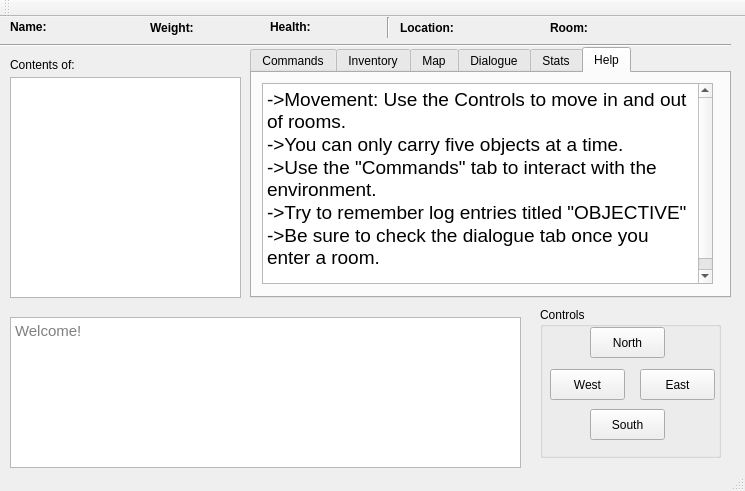
<?xml version="1.0" encoding="UTF-8"?>
<ui version="4.0">
 <class>MainWindow</class>
 <widget class="QMainWindow" name="MainWindow">
  <property name="geometry">
   <rect>
    <x>0</x>
    <y>0</y>
    <width>745</width>
    <height>491</height>
   </rect>
  </property>
  <property name="windowTitle">
   <string>MainWindow</string>
  </property>
  <widget class="QWidget" name="centralWidget">
   <widget class="QTabWidget" name="PlayerFolder">
    <property name="geometry">
     <rect>
      <x>250</x>
      <y>30</y>
      <width>481</width>
      <height>251</height>
     </rect>
    </property>
    <property name="font">
     <font>
      <pointsize>9</pointsize>
     </font>
    </property>
    <property name="autoFillBackground">
     <bool>true</bool>
    </property>
    <property name="currentIndex">
     <number>5</number>
    </property>
    <property name="documentMode">
     <bool>false</bool>
    </property>
    <property name="tabsClosable">
     <bool>false</bool>
    </property>
    <property name="movable">
     <bool>false</bool>
    </property>
    <widget class="QWidget" name="Commands">
     <attribute name="title">
      <string>Commands</string>
     </attribute>
     <widget class="QGroupBox" name="groupBox1">
      <property name="geometry">
       <rect>
        <x>10</x>
        <y>10</y>
        <width>451</width>
        <height>201</height>
       </rect>
      </property>
      <property name="title">
       <string/>
      </property>
      <widget class="QWidget" name="gridLayoutWidget">
       <property name="geometry">
        <rect>
         <x>-1</x>
         <y>9</y>
         <width>451</width>
         <height>191</height>
        </rect>
       </property>
       <layout class="QGridLayout" name="commandButtonBox"/>
      </widget>
     </widget>
    </widget>
    <widget class="QWidget" name="Inventory">
     <attribute name="title">
      <string>Inventory</string>
     </attribute>
     <widget class="QListWidget" name="inventoryList">
      <property name="geometry">
       <rect>
        <x>10</x>
        <y>10</y>
        <width>451</width>
        <height>171</height>
       </rect>
      </property>
      <property name="font">
       <font>
        <pointsize>13</pointsize>
       </font>
      </property>
     </widget>
     <widget class="QPushButton" name="dropItemButton">
      <property name="geometry">
       <rect>
        <x>10</x>
        <y>190</y>
        <width>451</width>
        <height>31</height>
       </rect>
      </property>
      <property name="text">
       <string>Drop Item</string>
      </property>
     </widget>
    </widget>
    <widget class="QWidget" name="Map">
     <attribute name="title">
      <string>Map</string>
     </attribute>
     <widget class="QLabel" name="mapDisplay">
      <property name="geometry">
       <rect>
        <x>10</x>
        <y>10</y>
        <width>451</width>
        <height>201</height>
       </rect>
      </property>
      <property name="text">
       <string/>
      </property>
      <property name="scaledContents">
       <bool>true</bool>
      </property>
     </widget>
    </widget>
    <widget class="QWidget" name="Dialogue">
     <attribute name="title">
      <string>Dialogue</string>
     </attribute>
     <widget class="QLabel" name="speakerLabel">
      <property name="geometry">
       <rect>
        <x>10</x>
        <y>10</y>
        <width>191</width>
        <height>21</height>
       </rect>
      </property>
      <property name="font">
       <font>
        <pointsize>10</pointsize>
       </font>
      </property>
      <property name="text">
       <string>TextLabel</string>
      </property>
     </widget>
     <widget class="QTextBrowser" name="dialogueDisplay">
      <property name="geometry">
       <rect>
        <x>10</x>
        <y>30</y>
        <width>451</width>
        <height>181</height>
       </rect>
      </property>
      <property name="font">
       <font>
        <pointsize>12</pointsize>
       </font>
      </property>
     </widget>
    </widget>
    <widget class="QWidget" name="Stats">
     <attribute name="title">
      <string>Stats</string>
     </attribute>
     <widget class="QTextBrowser" name="statDisplay">
      <property name="geometry">
       <rect>
        <x>10</x>
        <y>10</y>
        <width>451</width>
        <height>201</height>
       </rect>
      </property>
      <property name="font">
       <font>
        <pointsize>12</pointsize>
       </font>
      </property>
     </widget>
    </widget>
    <widget class="QWidget" name="tab">
     <attribute name="title">
      <string>Help</string>
     </attribute>
     <widget class="QTextBrowser" name="textBrowser">
      <property name="geometry">
       <rect>
        <x>10</x>
        <y>10</y>
        <width>451</width>
        <height>201</height>
       </rect>
      </property>
      <property name="html">
       <string>&lt;!DOCTYPE HTML PUBLIC &quot;-//W3C//DTD HTML 4.0//EN&quot; &quot;http://www.w3.org/TR/REC-html40/strict.dtd&quot;&gt;
&lt;html&gt;&lt;head&gt;&lt;meta name=&quot;qrichtext&quot; content=&quot;1&quot; /&gt;&lt;style type=&quot;text/css&quot;&gt;
p, li { white-space: pre-wrap; }
&lt;/style&gt;&lt;/head&gt;&lt;body style=&quot; font-family:'MS Shell Dlg 2'; font-size:9pt; font-weight:400; font-style:normal;&quot;&gt;
&lt;p style=&quot; margin-top:0px; margin-bottom:0px; margin-left:0px; margin-right:0px; -qt-block-indent:0; text-indent:0px;&quot;&gt;&lt;span style=&quot; font-size:14pt;&quot;&gt;-&amp;gt;Movement: Use the Controls to move in and out of rooms.&lt;/span&gt;&lt;/p&gt;
&lt;p style=&quot; margin-top:0px; margin-bottom:0px; margin-left:0px; margin-right:0px; -qt-block-indent:0; text-indent:0px;&quot;&gt;&lt;span style=&quot; font-size:14pt;&quot;&gt;-&amp;gt;You can only carry five objects at a time.&lt;/span&gt;&lt;/p&gt;
&lt;p style=&quot; margin-top:0px; margin-bottom:0px; margin-left:0px; margin-right:0px; -qt-block-indent:0; text-indent:0px;&quot;&gt;&lt;span style=&quot; font-size:14pt;&quot;&gt;-&amp;gt;Use the &amp;quot;Commands&amp;quot; tab to interact with the environment.&lt;/span&gt;&lt;/p&gt;
&lt;p style=&quot; margin-top:0px; margin-bottom:0px; margin-left:0px; margin-right:0px; -qt-block-indent:0; text-indent:0px;&quot;&gt;&lt;span style=&quot; font-size:14pt;&quot;&gt;-&amp;gt;Try to remember log entries titled &amp;quot;OBJECTIVE&amp;quot;&lt;/span&gt;&lt;/p&gt;
&lt;p style=&quot; margin-top:0px; margin-bottom:0px; margin-left:0px; margin-right:0px; -qt-block-indent:0; text-indent:0px;&quot;&gt;&lt;span style=&quot; font-size:14pt;&quot;&gt;-&amp;gt;Be sure to check the dialogue tab once you enter a room.&lt;/span&gt;&lt;/p&gt;
&lt;p style=&quot;-qt-paragraph-type:empty; margin-top:0px; margin-bottom:0px; margin-left:0px; margin-right:0px; -qt-block-indent:0; text-indent:0px; font-size:14pt;&quot;&gt;&lt;br /&gt;&lt;/p&gt;&lt;/body&gt;&lt;/html&gt;</string>
      </property>
     </widget>
    </widget>
   </widget>
   <widget class="QListWidget" name="roomContentsList">
    <property name="geometry">
     <rect>
      <x>10</x>
      <y>60</y>
      <width>231</width>
      <height>221</height>
     </rect>
    </property>
    <property name="font">
     <font>
      <pointsize>13</pointsize>
     </font>
    </property>
   </widget>
   <widget class="QLabel" name="locationLabel">
    <property name="geometry">
     <rect>
      <x>400</x>
      <y>0</y>
      <width>151</width>
      <height>21</height>
     </rect>
    </property>
    <property name="font">
     <font>
      <pointsize>9</pointsize>
      <weight>75</weight>
      <bold>true</bold>
     </font>
    </property>
    <property name="text">
     <string>Location:</string>
    </property>
   </widget>
   <widget class="QLabel" name="nameLabel">
    <property name="geometry">
     <rect>
      <x>10</x>
      <y>0</y>
      <width>81</width>
      <height>20</height>
     </rect>
    </property>
    <property name="font">
     <font>
      <pointsize>9</pointsize>
      <weight>75</weight>
      <bold>true</bold>
     </font>
    </property>
    <property name="text">
     <string>Name: </string>
    </property>
   </widget>
   <widget class="Line" name="line">
    <property name="geometry">
     <rect>
      <x>0</x>
      <y>20</y>
      <width>731</width>
      <height>16</height>
     </rect>
    </property>
    <property name="orientation">
     <enum>Qt::Horizontal</enum>
    </property>
   </widget>
   <widget class="QLabel" name="roomLabel">
    <property name="geometry">
     <rect>
      <x>550</x>
      <y>0</y>
      <width>151</width>
      <height>21</height>
     </rect>
    </property>
    <property name="font">
     <font>
      <pointsize>9</pointsize>
      <weight>75</weight>
      <bold>true</bold>
     </font>
    </property>
    <property name="text">
     <string>Room:</string>
    </property>
   </widget>
   <widget class="QLabel" name="contentsOfLabel">
    <property name="geometry">
     <rect>
      <x>10</x>
      <y>40</y>
      <width>221</width>
      <height>16</height>
     </rect>
    </property>
    <property name="font">
     <font>
      <pointsize>9</pointsize>
     </font>
    </property>
    <property name="text">
     <string>Contents of:</string>
    </property>
   </widget>
   <widget class="QLabel" name="carryingWeightLabel">
    <property name="geometry">
     <rect>
      <x>150</x>
      <y>0</y>
      <width>91</width>
      <height>21</height>
     </rect>
    </property>
    <property name="font">
     <font>
      <pointsize>9</pointsize>
      <weight>75</weight>
      <bold>true</bold>
     </font>
    </property>
    <property name="text">
     <string>Weight:</string>
    </property>
   </widget>
   <widget class="QTextBrowser" name="mainLog">
    <property name="geometry">
     <rect>
      <x>10</x>
      <y>300</y>
      <width>511</width>
      <height>151</height>
     </rect>
    </property>
    <property name="font">
     <font>
      <pointsize>11</pointsize>
     </font>
    </property>
    <property name="html">
     <string>&lt;!DOCTYPE HTML PUBLIC &quot;-//W3C//DTD HTML 4.0//EN&quot; &quot;http://www.w3.org/TR/REC-html40/strict.dtd&quot;&gt;
&lt;html&gt;&lt;head&gt;&lt;meta name=&quot;qrichtext&quot; content=&quot;1&quot; /&gt;&lt;style type=&quot;text/css&quot;&gt;
p, li { white-space: pre-wrap; }
&lt;/style&gt;&lt;/head&gt;&lt;body style=&quot; font-family:'MS Shell Dlg 2'; font-size:11pt; font-weight:400; font-style:normal;&quot;&gt;
&lt;p style=&quot;-qt-paragraph-type:empty; margin-top:0px; margin-bottom:0px; margin-left:0px; margin-right:0px; -qt-block-indent:0; text-indent:0px; font-size:8.25pt;&quot;&gt;&lt;br /&gt;&lt;/p&gt;&lt;/body&gt;&lt;/html&gt;</string>
    </property>
    <property name="placeholderText">
     <string>Welcome!</string>
    </property>
   </widget>
   <widget class="QGroupBox" name="controlPad">
    <property name="geometry">
     <rect>
      <x>540</x>
      <y>290</y>
      <width>181</width>
      <height>151</height>
     </rect>
    </property>
    <property name="title">
     <string>Controls</string>
    </property>
    <widget class="QPushButton" name="northButton">
     <property name="geometry">
      <rect>
       <x>50</x>
       <y>20</y>
       <width>75</width>
       <height>31</height>
      </rect>
     </property>
     <property name="text">
      <string>North</string>
     </property>
    </widget>
    <widget class="QPushButton" name="southButton">
     <property name="geometry">
      <rect>
       <x>50</x>
       <y>102</y>
       <width>75</width>
       <height>31</height>
      </rect>
     </property>
     <property name="text">
      <string>South</string>
     </property>
    </widget>
    <widget class="QPushButton" name="westButton">
     <property name="geometry">
      <rect>
       <x>10</x>
       <y>62</y>
       <width>75</width>
       <height>31</height>
      </rect>
     </property>
     <property name="text">
      <string>West</string>
     </property>
    </widget>
    <widget class="QPushButton" name="eastButton">
     <property name="geometry">
      <rect>
       <x>100</x>
       <y>62</y>
       <width>75</width>
       <height>31</height>
      </rect>
     </property>
     <property name="text">
      <string>East</string>
     </property>
    </widget>
   </widget>
   <widget class="QLabel" name="healthLabel">
    <property name="geometry">
     <rect>
      <x>270</x>
      <y>0</y>
      <width>111</width>
      <height>20</height>
     </rect>
    </property>
    <property name="font">
     <font>
      <pointsize>9</pointsize>
      <weight>75</weight>
      <bold>true</bold>
     </font>
    </property>
    <property name="text">
     <string>Health:</string>
    </property>
   </widget>
   <widget class="Line" name="line_2">
    <property name="geometry">
     <rect>
      <x>380</x>
      <y>0</y>
      <width>16</width>
      <height>21</height>
     </rect>
    </property>
    <property name="orientation">
     <enum>Qt::Vertical</enum>
    </property>
   </widget>
  </widget>
  <widget class="QToolBar" name="mainToolBar">
   <attribute name="toolBarArea">
    <enum>TopToolBarArea</enum>
   </attribute>
   <attribute name="toolBarBreak">
    <bool>false</bool>
   </attribute>
  </widget>
  <widget class="QStatusBar" name="statusBar"/>
 </widget>
 <layoutdefault spacing="6" margin="11"/>
 <resources/>
 <connections/>
</ui>
